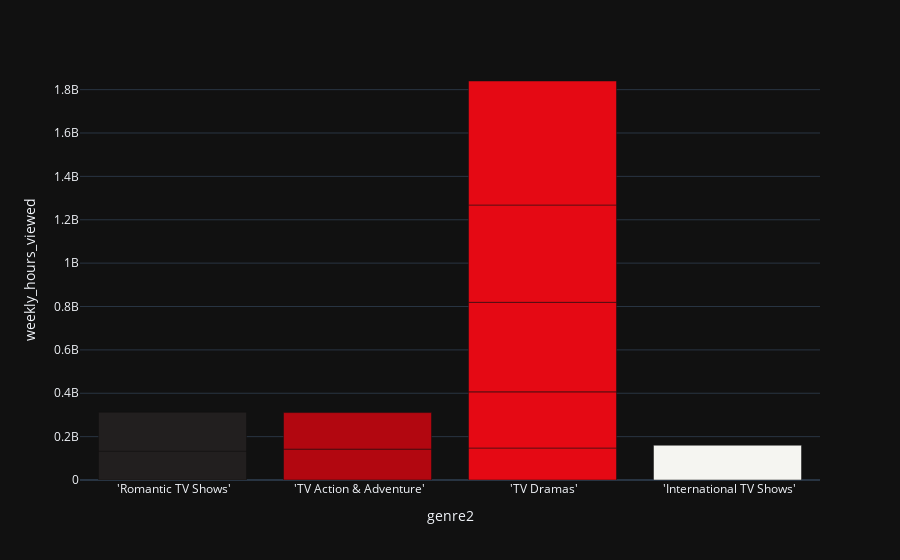
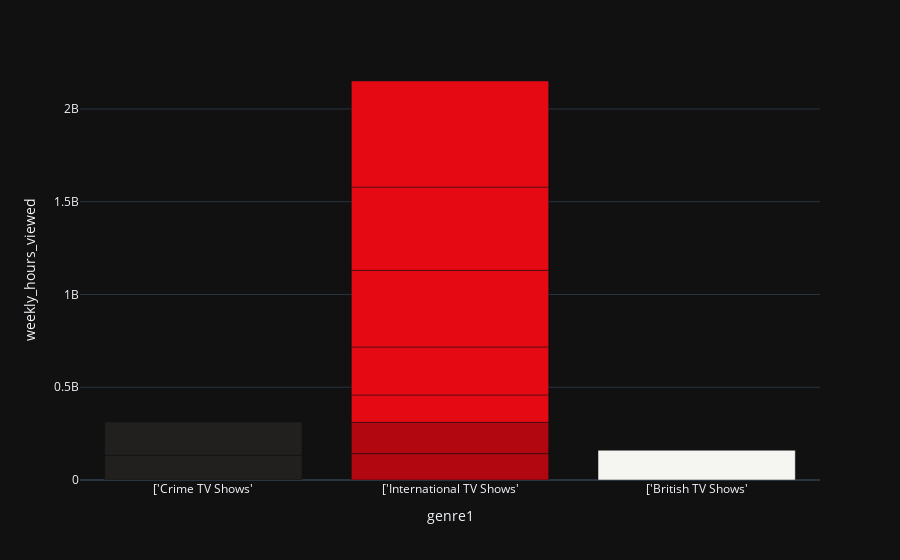

Source (notebook cell) for these figures, in order:
### Code cell
# finding highest watched genres
fig4 = px.bar(top_genres, x='genre2', y='weekly_hours_viewed',
             hover_data=['weekly_hours_viewed'], color='genre',color_discrete_sequence=colors_list)

fig4.update_layout(showlegend=False)
fig4.update_layout(template="plotly_dark")
fig4.show()
fig = px.bar(top_genres, x='genre1', y='weekly_hours_viewed',
             hover_data=['weekly_hours_viewed'], color='genre',color_discrete_sequence=colors_list)

fig.update_layout(showlegend=False)
fig.update_layout(template="plotly_dark")
fig.show()

### Figure 1 — Plotly figure (JSON) as saved in the notebook; plotly's stock layout.template omitted (floating-point values rounded to 4 significant figures)
{"data": [{"alignmentgroup": "True", "hovertemplate": "genre=['Crime TV Shows', 'Romantic TV Shows', 'TV Dramas']<br>genre2=%{x}<br>weekly_hours_viewed=%{y}<extra></extra>", "legendgroup": "['Crime TV Shows', 'Romantic TV Shows', 'TV Dramas']", "marker": {"color": "#221f1f", "pattern": {"shape": ""}}, "name": "['Crime TV Shows', 'Romantic TV Shows', 'TV Dramas']", "offsetgroup": "['Crime TV Shows', 'Romantic TV Shows', 'TV Dramas']", "orientation": "v", "showlegend": true, "textposition": "auto", "type": "bar", "x": [" 'Romantic TV Shows'", " 'Romantic TV Shows'"], "xaxis": "x", "y": [133120000, 179000000], "yaxis": "y"}, {"alignmentgroup": "True", "hovertemplate": "genre=['International TV Shows', 'TV Action & Adventure', 'TV Dramas']<br>genre2=%{x}<br>weekly_hours_viewed=%{y}<extra></extra>", "legendgroup": "['International TV Shows', 'TV Action & Adventure', 'TV Dramas']", "marker": {"color": "#b20710", "pattern": {"shape": ""}}, "name": "['International TV Shows', 'TV Action & Adventure', 'TV Dramas']", "offsetgroup": "['International TV Shows', 'TV Action & Adventure', 'TV Dramas']", "orientation": "v", "showlegend": true, "textposition": "auto", "type": "bar", "x": [" 'TV Action & Adventure'", " 'TV Action & Adventure'"], "xaxis": "x", "y": [142430000, 168460000], "yaxis": "y"}, {"alignmentgroup": "True", "hovertemplate": "genre=['International TV Shows', 'TV Dramas', 'TV Thrillers']<br>genre2=%{x}<br>weekly_hours_viewed=%{y}<extra></extra>", "legendgroup": "['International TV Shows', 'TV Dramas', 'TV Thrillers']", "marker": {"color": "#e50914", "pattern": {"shape": ""}}, "name": "['International TV Shows', 'TV Dramas', 'TV Thrillers']", "offsetgroup": "['International TV Shows', 'TV Dramas', 'TV Thrillers']", "orientation": "v", "showlegend": true, "textposition": "auto", "type": "bar", "x": [" 'TV Dramas'", " 'TV Dramas'", " 'TV Dramas'", " 'TV Dramas'", " 'TV Dramas'"], "xaxis": "x", "y": [147560000, 258840000, 412940000, 448730000, 571760000], "yaxis": "y"}, {"alignmentgroup": "True", "hovertemplate": "genre=['British TV Shows', 'International TV Shows', 'TV Comedies']<br>genre2=%{x}<br>weekly_hours_viewed=%{y}<extra></extra>", "legendgroup": "['British TV Shows', 'International TV Shows', 'TV Comedies']", "marker": {"color": "#f5f5f1", "pattern": {"shape": ""}}, "name": "['British TV Shows', 'International TV Shows', 'TV Comedies']", "offsetgroup": "['British TV Shows', 'International TV Shows', 'TV Comedies']", "orientation": "v", "showlegend": true, "textposition": "auto", "type": "bar", "x": [" 'International TV Shows'"], "xaxis": "x", "y": [160420000], "yaxis": "y"}], "layout": {"barmode": "relative", "legend": {"title": {"text": "genre"}, "tracegroupgap": 0}, "margin": {"t": 60}, "showlegend": false, "xaxis": {"anchor": "y", "domain": [0, 1], "title": {"text": "genre2"}}, "yaxis": {"anchor": "x", "domain": [0, 1], "title": {"text": "weekly_hours_viewed"}}}}

### Figure 2 — Plotly figure (JSON) as saved in the notebook; plotly's stock layout.template omitted (floating-point values rounded to 4 significant figures)
{"data": [{"alignmentgroup": "True", "hovertemplate": "genre=['Crime TV Shows', 'Romantic TV Shows', 'TV Dramas']<br>genre1=%{x}<br>weekly_hours_viewed=%{y}<extra></extra>", "legendgroup": "['Crime TV Shows', 'Romantic TV Shows', 'TV Dramas']", "marker": {"color": "#221f1f", "pattern": {"shape": ""}}, "name": "['Crime TV Shows', 'Romantic TV Shows', 'TV Dramas']", "offsetgroup": "['Crime TV Shows', 'Romantic TV Shows', 'TV Dramas']", "orientation": "v", "showlegend": true, "textposition": "auto", "type": "bar", "x": ["['Crime TV Shows'", "['Crime TV Shows'"], "xaxis": "x", "y": [133120000, 179000000], "yaxis": "y"}, {"alignmentgroup": "True", "hovertemplate": "genre=['International TV Shows', 'TV Action & Adventure', 'TV Dramas']<br>genre1=%{x}<br>weekly_hours_viewed=%{y}<extra></extra>", "legendgroup": "['International TV Shows', 'TV Action & Adventure', 'TV Dramas']", "marker": {"color": "#b20710", "pattern": {"shape": ""}}, "name": "['International TV Shows', 'TV Action & Adventure', 'TV Dramas']", "offsetgroup": "['International TV Shows', 'TV Action & Adventure', 'TV Dramas']", "orientation": "v", "showlegend": true, "textposition": "auto", "type": "bar", "x": ["['International TV Shows'", "['International TV Shows'"], "xaxis": "x", "y": [142430000, 168460000], "yaxis": "y"}, {"alignmentgroup": "True", "hovertemplate": "genre=['International TV Shows', 'TV Dramas', 'TV Thrillers']<br>genre1=%{x}<br>weekly_hours_viewed=%{y}<extra></extra>", "legendgroup": "['International TV Shows', 'TV Dramas', 'TV Thrillers']", "marker": {"color": "#e50914", "pattern": {"shape": ""}}, "name": "['International TV Shows', 'TV Dramas', 'TV Thrillers']", "offsetgroup": "['International TV Shows', 'TV Dramas', 'TV Thrillers']", "orientation": "v", "showlegend": true, "textposition": "auto", "type": "bar", "x": ["['International TV Shows'", "['International TV Shows'", "['International TV Shows'", "['International TV Shows'", "['International TV Shows'"], "xaxis": "x", "y": [147560000, 258840000, 412940000, 448730000, 571760000], "yaxis": "y"}, {"alignmentgroup": "True", "hovertemplate": "genre=['British TV Shows', 'International TV Shows', 'TV Comedies']<br>genre1=%{x}<br>weekly_hours_viewed=%{y}<extra></extra>", "legendgroup": "['British TV Shows', 'International TV Shows', 'TV Comedies']", "marker": {"color": "#f5f5f1", "pattern": {"shape": ""}}, "name": "['British TV Shows', 'International TV Shows', 'TV Comedies']", "offsetgroup": "['British TV Shows', 'International TV Shows', 'TV Comedies']", "orientation": "v", "showlegend": true, "textposition": "auto", "type": "bar", "x": ["['British TV Shows'"], "xaxis": "x", "y": [160420000], "yaxis": "y"}], "layout": {"barmode": "relative", "legend": {"title": {"text": "genre"}, "tracegroupgap": 0}, "margin": {"t": 60}, "showlegend": false, "xaxis": {"anchor": "y", "domain": [0, 1], "title": {"text": "genre1"}}, "yaxis": {"anchor": "x", "domain": [0, 1], "title": {"text": "weekly_hours_viewed"}}}}
